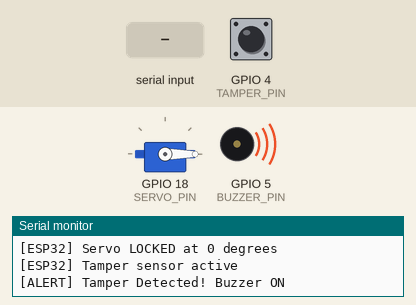
Simulated run of this sketch. Board: ESP32. On the bench: servo, buzzer (waves = sounding, pin HIGH), the last lines printed to the serial monitor. The test bench sets the inputs (shaded band); at power-on: GPIO 4 (TAMPER_PIN) HIGH.

Above: at 2.7 s.
2.8 s: "unlock\n" received over Serial
At 2.91 s:
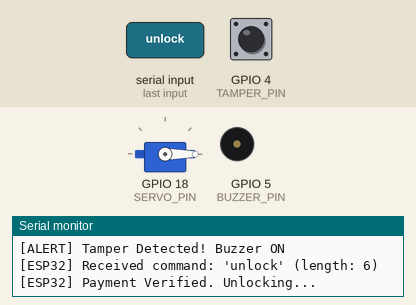
At 3.6 s:
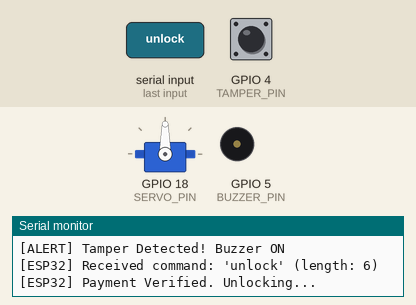
4.5 s: "1\n" received over Serial
Timing chart, 0 to 11.6 s (numbered marks = the images above; inputs shaded):
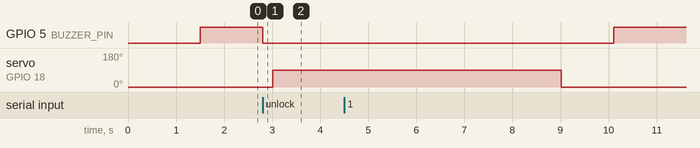

Measured:
- after the input at 2.8 s, GPIO 5 (BUZZER_PIN): HIGH → LOW at once; servo on GPIO 18 (SERVO_PIN): 0° → 90° after 0.21 s

The sketch:

esp32_sketch.ino
```cpp
/*
 * Smart Security Tag System — ESP32 Sketch
 *
 * Hardware:
 *   - Servo Motor (SG90) on GPIO 18
 *   - Passive Buzzer on GPIO 5
 *   - Tamper Wire Loop on GPIO 4 (INPUT_PULLUP)
 *   - Common GND rail
 *   - Servo power from VIN
 *
 * Serial: 115200 baud
 * Commands: "unlock\n" — unlock tag for 5 seconds
 */

#include <ESP32Servo.h>

#define BUZZER_PIN   5    // D5 LEFT
#define TAMPER_PIN   4    // D4 LEFT
#define SERVO_PIN    18   // D18 LEFT

Servo tagServo;

bool isUnlocked = false;
bool tamperActive = false;

void setup() {
  Serial.begin(115200);
  delay(500);

  // Buzzer setup
  pinMode(BUZZER_PIN, OUTPUT);
  digitalWrite(BUZZER_PIN, LOW);

  // Tamper wire — INPUT_PULLUP: wire intact = LOW, wire broken = HIGH
  pinMode(TAMPER_PIN, INPUT_PULLUP);

  // Servo — lock position (0°)
  tagServo.attach(SERVO_PIN);
  tagServo.write(0);
  delay(1000);

  Serial.println("[ESP32] Smart Security Tag System ready");
  Serial.println("[ESP32] Servo LOCKED at 0 degrees");
  Serial.println("[ESP32] Tamper sensor active");
}

void loop() {
  // --- Tamper Detection ---
  int tamperState = digitalRead(TAMPER_PIN);

  if (tamperState == HIGH && !isUnlocked) {
    // Wire is broken — ALARM
    if (!tamperActive) {
      Serial.println("[ALERT] Tamper Detected! Buzzer ON");
      tamperActive = true;
    }
    digitalWrite(BUZZER_PIN, HIGH);
  } else if (tamperState == LOW && !isUnlocked) {
    // Wire is intact — safe
    if (tamperActive) {
      Serial.println("[ESP32] Tamper wire restored. Buzzer OFF");
      tamperActive = false;
    }
    digitalWrite(BUZZER_PIN, LOW);
  }

  // --- Serial Command Handling ---
  if (Serial.available() > 0) {
    String command = Serial.readStringUntil('\n');
    command.trim();

    Serial.print("[ESP32] Received command: '");
    Serial.print(command);
    Serial.print("' (length: ");
    Serial.print(command.length());
    Serial.println(")");

    if (command == "unlock") {
      // Silence buzzer immediately
      digitalWrite(BUZZER_PIN, LOW);
      tamperActive = false;
      isUnlocked = true;

      Serial.println("[ESP32] Payment Verified. Unlocking...");

      // Detach and re-attach servo for fresh PWM signal
      tagServo.detach();
      delay(100);
      tagServo.attach(SERVO_PIN);
      delay(100);

      // Rotate to 90° — UNLOCKED
      tagServo.write(90);
      delay(1000);  // Let servo physically rotate
      Serial.println("[ESP32] Tag UNLOCKED ✓");

      // Hold unlocked for 5 seconds
      delay(5000);

      // Rotate back to 0° — RE-LOCKED
      tagServo.write(0);
      delay(1000);  // Let servo physically rotate
      Serial.println("[ESP32] Tag RE-LOCKED. Ready for next payment.");

      isUnlocked = false;
    }
  }

  delay(100);  // Avoid serial flooding
}
```
